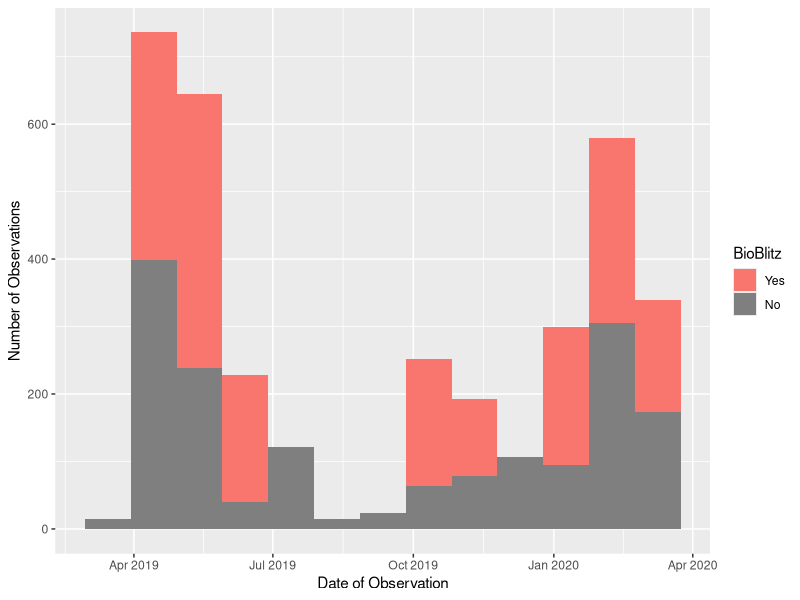
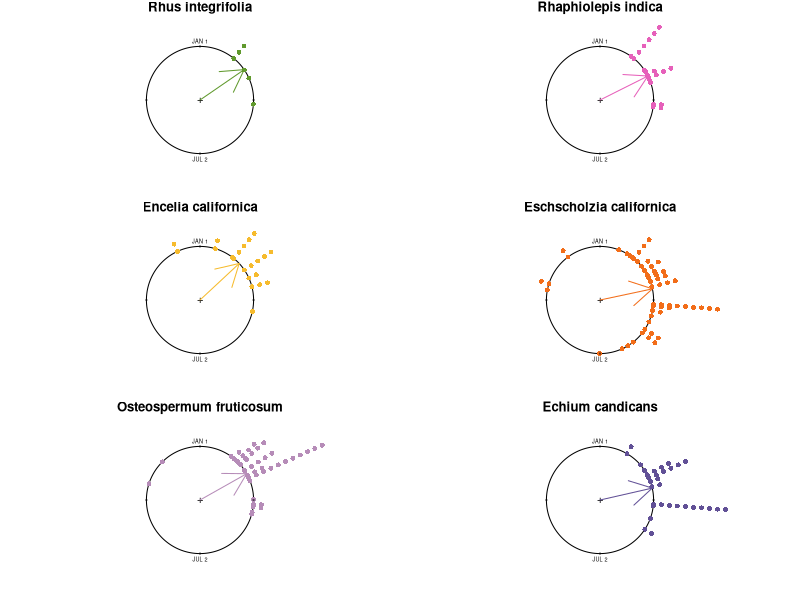
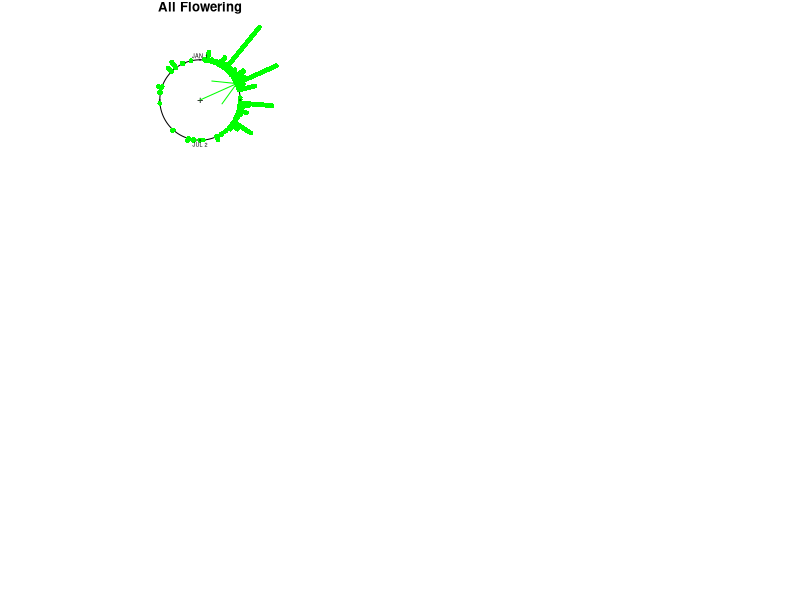
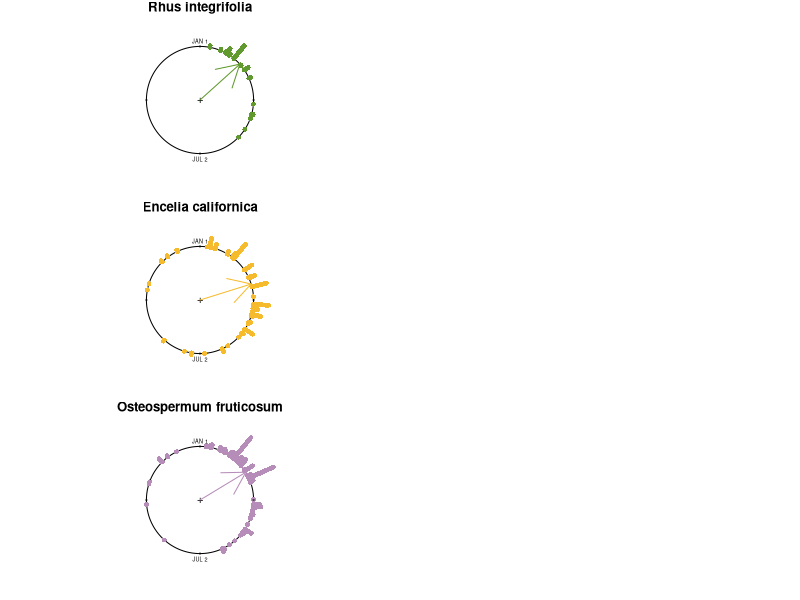

The R source for these figures, in order: (Note: this script raises an error after producing the figures.)
library(ggplot2)
library(lubridate)
library(dplyr)
library(circular)
library(knitr)

#INAT/OBSERVATIONS
Complete_Project<-read.csv("observations-537390.csv")
Complete_Project$day <- as.Date(Complete_Project$observed_on)
UCSBlooms<-subset(Complete_Project,day <= "2020-03-18")
UCSBlooms$month <- month(UCSBlooms$day)
#UCSBlooms is the data included in the 03/11/2019 - 03/17/2020 run of the project
length(unique(UCSBlooms$user_id))

blitz<-subset(UCSBlooms, day =="2019-04-06"|day=="2019-05-05"|day=="2019-06-07"|
                day=="2019-10-19"|day=="2019-11-16"|day=="2020-01-11"|day=="2020-02-09"
              |day=="2020-03-07")
length(unique(blitz$user_id))
month<-subset(UCSBlooms, day !="2019-04-06"&day!="2019-05-05"&day!="2019-06-07"&
                day!="2019-10-19"&day!="2019-11-16"&day!="2020-01-11"&day!="2020-02-09"
              &day!="2020-03-07")
length(unique(month$user_id))

PublicObservations<-UCSBlooms%>% filter(user_login!="avanwinden",user_login!="taylorc",
                                             user_login!="charliethrift",
                                             user_login!="michellelee",user_login!="excarpobro")

combined<-UCSBlooms%>% mutate(blitz=case_when(day =="2019-04-06"|day=="2019-05-05"|day=="2019-06-07"|
                                                day=="2019-10-19"|day=="2019-11-16"|day=="2020-01-11"|day=="2020-02-09"
                                              |day=="2020-03-07"~"B"))
combined %>% ggplot(aes(x=day,fill=blitz))+ 
  geom_histogram(position = "stack" , binwidth = 30) + xlab("Date of Observation") +
  ylab("Number of Observations") +
  scale_fill_discrete(name = "BioBlitz", labels = c("Yes", "No"))



#PEAK BLOOM
Phenostages<-read.csv("Species with Phenostage.csv")
Phenostages$day<-as.Date(Phenostages$Date, "%m/%d/%y")
Phenostages$doy<- yday(Phenostages$day)
Phenostages$doy.a <- (Phenostages$doy*360)/365

peak<-Phenostages%>%filter(Phenostage=="4")
berry_peak<-peak%>%filter(Species=="Lemonade Berry")
bush_peak<-peak%>%filter(Species=="California Brittlebush")
daisy_peak<-peak%>%filter(Species=="Trailing African Daisy ")
hawthron_peak<-peak%>%filter(Species=="Indian Hawthorn")
poppy_peak<-peak%>%filter(Species=="California Poppy")
pride_peak<-peak%>%filter(Species=="Pride of Madeira")
berry_peak_circ<-circular(berry_peak$doy.a, units="degrees", template="geographics")
bush_peak_circ<-circular(bush_peak$doy.a, units = "degrees", template = "geographics")
daisy_peak_circ<-circular(daisy_peak$doy.a, units = "degrees", template="geographics")
hawthron_peak_circ<-circular(hawthron_peak$doy.a, units = "degrees", template = "geographics")
poppy_peak_circ<-circular(poppy_peak$doy.a, units = "degrees", template = "geographics")
pride_peak_circ<-circular(pride_peak$doy.a, units = "degrees", template = "geographics")
mean.circular(berry_peak_circ)
rho.circular(berry_peak_circ)
rayleigh.test(berry_peak_circ)
mean.circular(bush_peak_circ)
rho.circular(bush_peak_circ)
rayleigh.test(bush_peak_circ)
mean.circular(daisy_peak_circ)
rho.circular(daisy_peak_circ)
rayleigh.test(daisy_peak_circ)
mean.circular(hawthron_peak_circ)
rho.circular(hawthron_peak_circ)
rayleigh.test(hawthron_peak_circ)
mean.circular(poppy_peak_circ)
rho.circular(poppy_peak_circ)
rayleigh.test(poppy_peak_circ)
mean.circular(pride_peak_circ)
rho.circular(pride_peak_circ)
rayleigh.test(pride_peak_circ)

{layout(matrix(c(1,2,3,4,5,6),3,2))
  par(mar = c(1, .2, 1, .2))
  
  plot.circular(berry_peak_circ, col="#60992D", main ="Rhus integrifolia", stack= TRUE, axes=FALSE,
                bins = 365, shrink = 1.5, tol = 0, sep = 0.15)
  axis.circular(at=circular(seq(0, 2*pi-pi/2, pi/2)), 
                labels=c("", "JAN 1", "", "JUL 2"), cex = 0.5, tcl.text = -0.1)
  arrows.circular(mean(berry_peak_circ), col= "#60992D")
  
  plot.circular(bush_peak_circ, col = "#F6BB2D", main = "Encelia californica", axes = FALSE, 
                stack = TRUE, bins = 365, shrink = 1.5, tol = 0, sep = 0.15) 
  axis.circular(at=circular(seq(0, 2*pi-pi/2, pi/2)), 
                labels=c("", "JAN 1", "", "JUL 2"), cex = 0.5, tcl.text = -0.1 )
  arrows.circular(mean(bush_peak_circ), col = "#F6BB2D")
  
  plot.circular(daisy_peak_circ, col = "#B68CB8", main = "Osteospermum fruticosum", axes = FALSE, 
                stack = TRUE, bins = 365, shrink = 1.5, tol = 0, sep = 0.15)  
  axis.circular(at=circular(seq(0, 2*pi-pi/2, pi/2)), 
                labels=c("", "JAN 1", "", "JUL 2"), cex = 0.5, tcl.text = -0.1 )
  arrows.circular(mean(daisy_peak_circ), col ="#B68CB8")
  
  plot.circular(hawthron_peak_circ, col = "#E660BA", main = "Rhaphiolepis indica", axes = FALSE, 
                stack = TRUE, bins = 365, shrink = 1.5, tol = 0, sep = 0.15)  
  axis.circular(at=circular(seq(0, 2*pi-pi/2, pi/2)), 
                labels=c("", "JAN 1", "", "JUL 2"), cex = 0.5, tcl.text = -0.1 )
  arrows.circular(mean(hawthron_peak_circ), col="#E660BA")
  
  plot.circular(poppy_peak_circ, col = "#F26D19", main = "Eschscholzia californica", axes = FALSE, 
                stack = TRUE, bins = 365, shrink = 1.5, tol = 0, sep = 0.15)  
  axis.circular(at=circular(seq(0, 2*pi-pi/2, pi/2)), 
                labels=c("", "JAN 1", "", "JUL 2"), cex = 0.5, tcl.text = -0.1 )
  arrows.circular(mean(poppy_peak_circ), col="#F26D19")
  
  plot.circular(pride_peak_circ, col = "#615096", main = "Echium candicans", axes = FALSE, 
                stack = TRUE, bins = 365, shrink = 1.5, tol = 0, sep = 0.15)  
  axis.circular(at=circular(seq(0, 2*pi-pi/2, pi/2)), 
                labels=c("", "JAN 1", "", "JUL 2"), cex = 0.5, tcl.text = -0.1 )
  arrows.circular(mean(pride_peak_circ), col="#615096") 
}


#ENTIRE BLOOM PERIOD 

YN_Flower <- Phenostages %>%
  mutate(flower=case_when(Phenostage=="2" | Phenostage=="1" |Phenostage=="7" ~ "0",
                          Phenostage=="3" | Phenostage=="4"| Phenostage=="5"| Phenostage=="6" ~ "1"))

Flowering<-YN_Flower%>%filter(flower=="1")
Not_Flowering<-YN_Flower%>%filter(flower=="0")
flowering_circ<-circular(Flowering$doy.a, units="degrees", template="geographics")
not_flowering_circ<-circular(Not_Flowering$doy.a, units = "degrees",template = "geographics")

PoppyYN<-Flowering%>%filter(Species=="California Poppy")
DaisyYN<-Flowering%>%filter(Species=="Trailing African Daisy ")
PrideYN<- Flowering%>%filter(Species=="Pride of Madeira")
BerryYN<- Flowering%>%filter(Species=="Lemonade Berry")
BushYN<- Flowering%>%filter(Species=="California Brittlebush")
HawthornYN<- Flowering%>%filter(Species=="Indian Hawthorn")
berryYN_circ<-circular(BerryYN$doy.a, units="degrees", template="geographics")
bushYN_circ<-circular(BushYN$doy.a, units = "degrees", template = "geographics")
daisyYN_circ<-circular(DaisyYN$doy.a, units = "degrees", template="geographics")
hawthornYN_circ<-circular(HawthornYN$doy.a, units = "degrees", template = "geographics")
poppyYN_circ<-circular(PoppyYN$doy.a, units = "degrees", template = "geographics")
prideYN_circ<-circular(PrideYN$doy.a, units = "degrees", template = "geographics")

mean.circular(berryYN_circ)
rho.circular(berryYN_circ)
rayleigh.test(berryYN_circ)
mean.circular(bushYN_circ)
rho.circular(bushYN_circ)
rayleigh.test(bushYN_circ)
mean.circular(daisyYN_circ)
rho.circular(daisyYN_circ)
rayleigh.test(daisyYN_circ)
mean.circular(hawthornYN_circ)
rho.circular(hawthornYN_circ)
rayleigh.test(hawthornYN_circ)
mean.circular(poppyYN_circ)
rho.circular(poppyYN_circ)
rayleigh.test(poppyYN_circ)
mean.circular(prideYN_circ)
rho.circular(prideYN_circ)
rayleigh.test(prideYN_circ)

plot.circular(flowering_circ, col="green", main ="All Flowering", 
              axes=FALSE,stack = TRUE, bins = 365, shrink = 2, tol = 0, sep = 0.015)
axis.circular(at=circular(seq(0, 2*pi-pi/2, pi/2)), 
              labels=c("", "JAN 1", "", "JUL 2"), cex = 0.5, tcl.text = -0.1 )
arrows.circular(mean(flowering_circ), col= "green")

mean.circular(flowering_circ)

{layout(matrix(c(1,2,3,4,5,6),3,2))
  par(mar = c(1, .2, 1, .2))
  plot.circular(berryYN_circ, col="#60992D", main ="Rhus integrifolia", stack= TRUE, axes=FALSE,
                bins = 365, shrink = 1.5, tol = 0, sep = 0.028)
  axis.circular(at=circular(seq(0, 2*pi-pi/2, pi/2)), 
                labels=c("", "JAN 1", "", "JUL 2"), cex = 0.5, tcl.text = -0.1)
  arrows.circular(mean(berryYN_circ), col= "#60992D")
  plot.circular(bushYN_circ, col = "#F6BB2D", main = "Encelia californica", axes = FALSE, 
                stack = TRUE, bins = 365, shrink = 1.5, tol = 0, sep = 0.028) 
  axis.circular(at=circular(seq(0, 2*pi-pi/2, pi/2)), 
                labels=c("", "JAN 1", "", "JUL 2"), cex = 0.5, tcl.text = -0.1 )
  arrows.circular(mean(bushYN_circ), col = "#F6BB2D")
  plot.circular(daisyYN_circ, col = "#B68CB8", main = "Osteospermum fruticosum", axes = FALSE, 
                stack = TRUE, bins = 365, shrink = 1.5, tol = 0, sep = 0.028)  
  axis.circular(at=circular(seq(0, 2*pi-pi/2, pi/2)), 
                labels=c("", "JAN 1", "", "JUL 2"), cex = 0.5, tcl.text = -0.1 )
  arrows.circular(mean(daisyYN_circ), col ="#B68CB8")
  plot.circular(hawthronYN_circ, col = "#E660BA", main = "Rhaphiolepis indica", axes = FALSE, 
                stack = TRUE, bins = 365, shrink = 1.5, tol = 0, sep = 0.028)  
  axis.circular(at=circular(seq(0, 2*pi-pi/2, pi/2)), 
                labels=c("", "JAN 1", "", "JUL 2"), cex = 0.5, tcl.text = -0.1 )
  arrows.circular(mean(hawthronYN_circ), col="#E660BA")
  plot.circular(poppyYN_circ, col = "#F26D19", main = "Eschscholzia californica", axes = FALSE, 
                stack = TRUE, bins = 365, shrink = 1.5, tol = 0, sep = 0.028)  
  axis.circular(at=circular(seq(0, 2*pi-pi/2, pi/2)), 
                labels=c("", "JAN 1", "", "JUL 2"), cex = 0.5, tcl.text = -0.1 )
  arrows.circular(mean(poppyYN_circ), col="#F26D19")
  plot.circular(prideYN_circ, col = "#615096", main = "Echium candicans", axes = FALSE, 
                stack = TRUE, bins = 365, shrink = 1.5, tol = 0, sep = 0.028)  
  axis.circular(at=circular(seq(0, 2*pi-pi/2, pi/2)), 
                labels=c("", "JAN 1", "", "JUL 2"), cex = 0.5, tcl.text = -0.1 )
  arrows.circular(mean(prideYN_circ), col="#615096")}

#OTHER TESTS/POPPY AND BUSH 
Poppy<-Phenostages%>%filter(Species=="California Poppy")
Bush<-Phenostages%>%filter(Species=="California Brittlebush")
Bush4<-Bush%>%filter(Phenostage=="4")
poppy4<-Poppy%>%filter(Phenostage=="4")
berry<-Phenostages%>%filter(Species=="Lemonade Berry")
berry4<-berry%>%filter(Phenostage=="4")
daisy<-Phenostages%>%filter(Species=="Trailing African Daisy ")
daisy4<-daisy%>%filter(Phenostage=="4")
pride<-Phenostages%>%filter(Species=="Pride of Madeira")
pride4<-pride%>%filter(Phenostage=="4")
thorn<-Phenostages%>%filter(Species=="Indian Hawthorn")
thorn4<-thorn%>%filter(Phenostage=="4")

bush56<-Bush%>%filter(Phenostage=="5"|Phenostage=="6")
berry56<-berry%>%filter(Phenostage=="5"|Phenostage=="6")
daisy56<-daisy%>%filter(Phenostage=="5"|Phenostage=="6")
pride56<-pride%>%filter(Phenostage=="5"|Phenostage=="6")
thorn56<-thorn%>%filter(Phenostage=="5"|Phenostage=="6")
poppy56<-Poppy%>%filter(Phenostage=="5"|Phenostage=="6")


bush127<-Bush%>%filter(Phenostage=="1"|Phenostage=="2"|Phenostage=="7")
berry127<-berry%>%filter(Phenostage=="1"|Phenostage=="2"|Phenostage=="7")
daisy127<-daisy%>%filter(Phenostage=="1"|Phenostage=="2"|Phenostage=="7")
pride127<-pride%>%filter(Phenostage=="1"|Phenostage=="2"|Phenostage=="7")
thorn127<-thorn%>%filter(Phenostage=="1"|Phenostage=="2"|Phenostage=="7")
poppy127<-Poppy%>%filter(Phenostage=="1"|Phenostage=="2"|Phenostage=="7")

bush3<-Bush%>%filter(Phenostage=="3")
berry3<-berry%>%filter(Phenostage=="3")
daisy3<-daisy%>%filter(Phenostage=="3")
pride3<-pride%>%filter(Phenostage=="3")
thorn3<-thorn%>%filter(Phenostage=="3")
poppy3<-Poppy%>%filter(Phenostage=="3")
